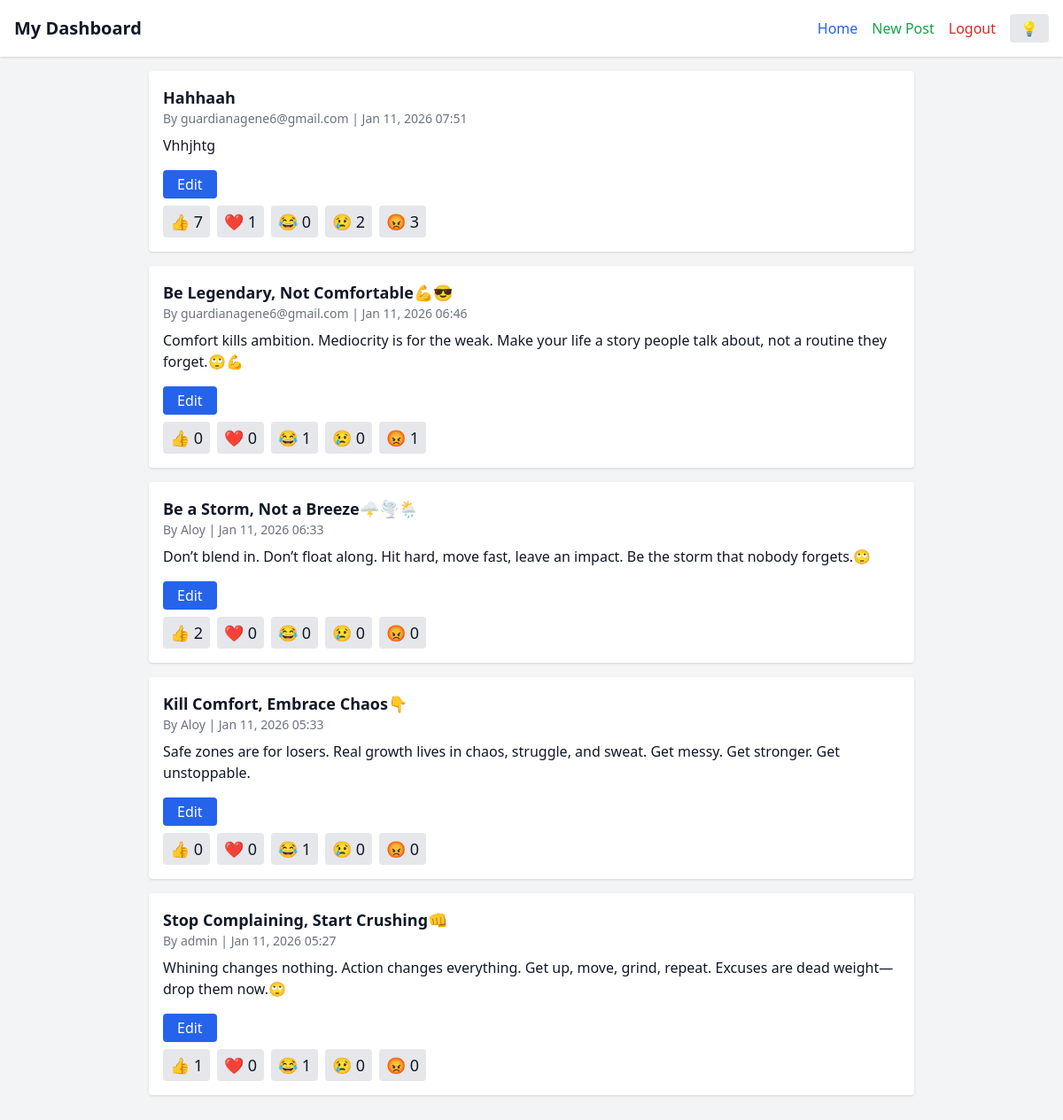
Page /dashboard (signed in) on the earlier database version.
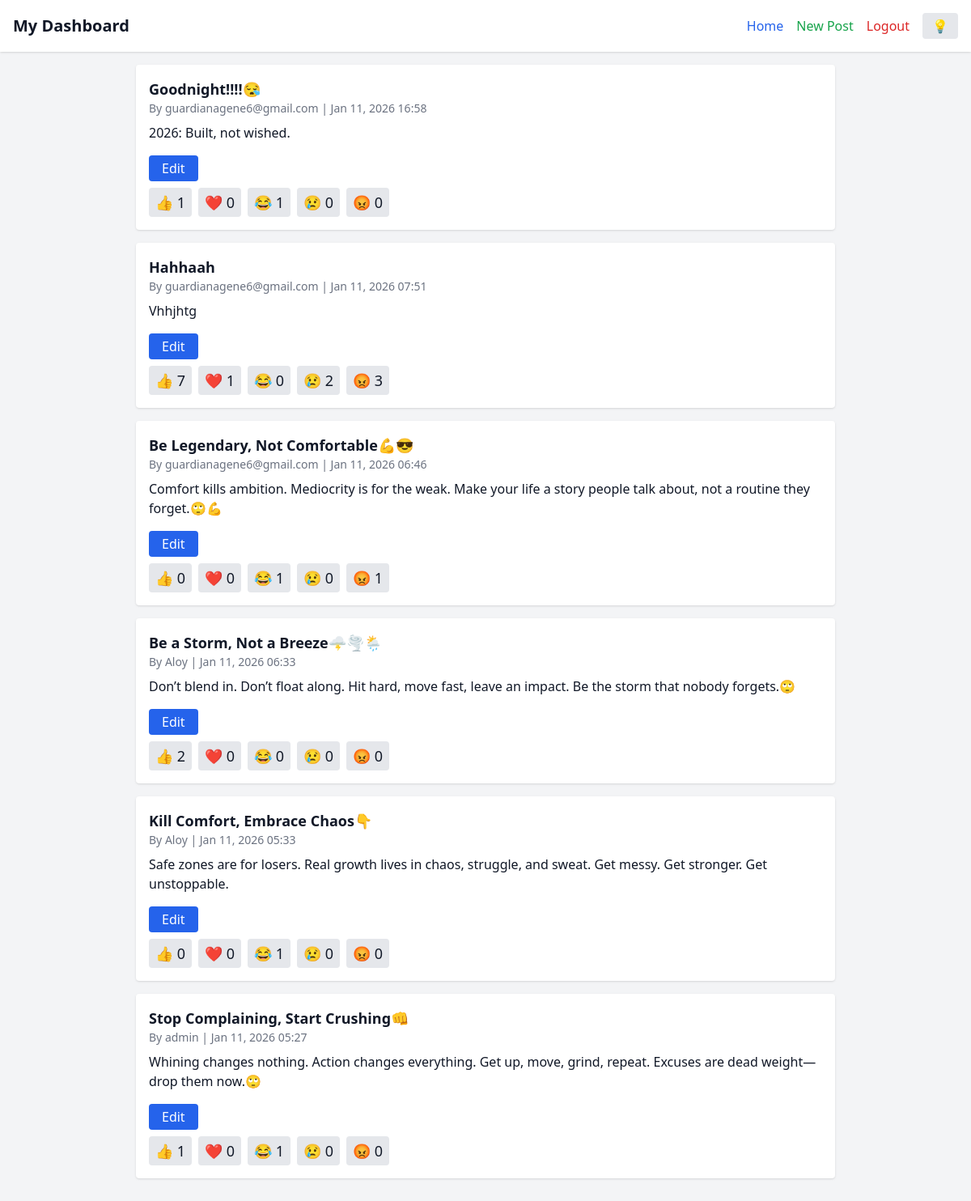
Same page on the later database version.
### app.py (models this page shows)
class Post(db.Model):
    id = db.Column(db.Integer, primary_key=True)
    title = db.Column(db.String(200), nullable=False)
    content = db.Column(db.Text, nullable=False)
    slug = db.Column(db.String(200), unique=True, nullable=False)
    author = db.Column(db.String(80), nullable=False, default="Guest")
    created_at = db.Column(db.DateTime, default=datetime.utcnow)
    approved = db.Column(db.Boolean, default=False)
    tags = db.Column(db.String(200), nullable=True)

### app.py (the view)
@app.route('/dashboard')
def dashboard():
    if not session.get('user_id'):
        return redirect(url_for('login'))
    user = User.query.get(session['user_id'])
    if user.is_admin:
        posts = Post.query.order_by(Post.created_at.desc()).all()
    else:
        posts = Post.query.filter_by(author=user.username).order_by(Post.created_at.desc()).all()
    return render_template('my_dashboard.html', posts=posts, user=user)

### templates/my_dashboard.html (shortened to what this page needs)
<!DOCTYPE html>
<html lang="en" class="">
<head>
<script src="https://cdn.tailwindcss.com"></script>
</head>
<body class="bg-gray-100 dark:bg-gray-900 text-gray-900 dark:text-gray-100 transition-colors duration-300">
<header class="flex flex-col sm:flex-row justify-between items-center p-4 bg-white dark:bg-gray-800 shadow">
    <h1 class="text-xl font-bold mb-2 sm:mb-0">My Dashboard</h1>
    <div class="flex items-center space-x-4">
        <nav class="flex space-x-4">
            <a href="{{ url_for('public_home') }}" class="text-blue-600 dark:text-blue-400 hover:underline">Home</a>
            <a href="{{ url_for('create_post') }}" class="text-green-600 dark:text-green-400 hover:underline">New Post</a>
            <a href="{{ url_for('logout') }}" class="text-red-600 dark:text-red-400 hover:underline">Logout</a>
        </nav>
        <button id="darkToggle" class="px-3 py-1 bg-gray-200 dark:bg-gray-700 text-gray-800 dark:text-gray-200 rounded hover:bg-gray-300 dark:hover:bg-gray-600 transition">
            💡
        </button>
    </div>
</header>
<div class="max-w-4xl mx-auto p-4">
    {% if posts %}
        {% set reaction_emojis = {
            'like': '👍',
            'love': '❤️',
            'haha': '😂',
            'sad': '😢',
            'angry': '😡'
        } %}
        {% for post in posts %}
        <div class="bg-white dark:bg-gray-800 p-4 rounded shadow mb-4 transition-colors duration-300">
            <h2 class="text-lg font-bold">{{ post.title }}</h2>
            <p class="text-sm text-gray-500 dark:text-gray-400 mb-2">
                By {{ post.author }} | {{ post.created_at.strftime('%b %d, %Y %H:%M') }}
            </p>
            <p class="mb-4 line-clamp-3">{{ post.content }}</p>
            <div class="flex flex-wrap gap-2 mb-2">
                {% if user.is_admin %}
                    {% if not post.approved %}
                        <a href="{{ url_for('approve_post', post_id=post.id) }}"
                           class="px-4 py-1 bg-green-600 text-white rounded hover:bg-green-700">Approve</a>
                        <a href="{{ url_for('reject_post', post_id=post.id) }}"
                           class="px-4 py-1 bg-red-600 text-white rounded hover:bg-red-700"
                           onclick="return confirm('Delete this post?')">Reject</a>
                    {% else %}
                        <a href="{{ url_for('edit_post', post_id=post.id) }}"
                           class="px-4 py-1 bg-blue-600 text-white rounded hover:bg-blue-700">Edit</a>
                    {% endif %}
                {% else %}
                    {% if post.author == user.username %}
                        <a href="{{ url_for('edit_post', post_id=post.id) }}"
                           class="px-4 py-1 bg-blue-600 text-white rounded hover:bg-blue-700">Edit</a>
                    {% endif %}
                {% endif %}
            </div>
            <div class="flex space-x-2">
                {% set reaction_types = ['like', 'love', 'haha', 'sad', 'angry'] %}
                {% for r in reaction_types %}
                    <button onclick="sendReaction({{ post.id }}, '{{ r }}')"
                            class="px-2 py-1 bg-gray-200 dark:bg-gray-700 dark:text-gray-200 rounded hover:bg-gray-300 dark:hover:bg-gray-600 transition text-lg">
                        {{ reaction_emojis[r] }}
                        <span id="count-{{ r }}-{{ post.id }}">
                            {% if post.reactions %}{{ post.reactions.filter_by(type=r).count() }}{% else %}0{% endif %}
                        </span>
                    </button>
                {% endfor %}
            </div>
        </div>
        {% endfor %}
    {% else %}
        <p class="text-gray-600 dark:text-gray-400">No posts yet.
            <a href="{{ url_for('create_post') }}" class="text-blue-600 dark:text-blue-400 hover:underline">Create your first post!</a>
        </p>
    {% endif %}
</div>
</body>
</html>

Differences in the rows shown:
added Post: title "Goodnight!!!!😪", author "guardianagene6@gmail.com", created_at "Jan 11, 2026 16:58", content "2026: Built, not wished.", reaction_emojis "👍" "❤️" "😂" "😢" "😡", reactions.filter_by "1" "0" "1" "0" "0"
